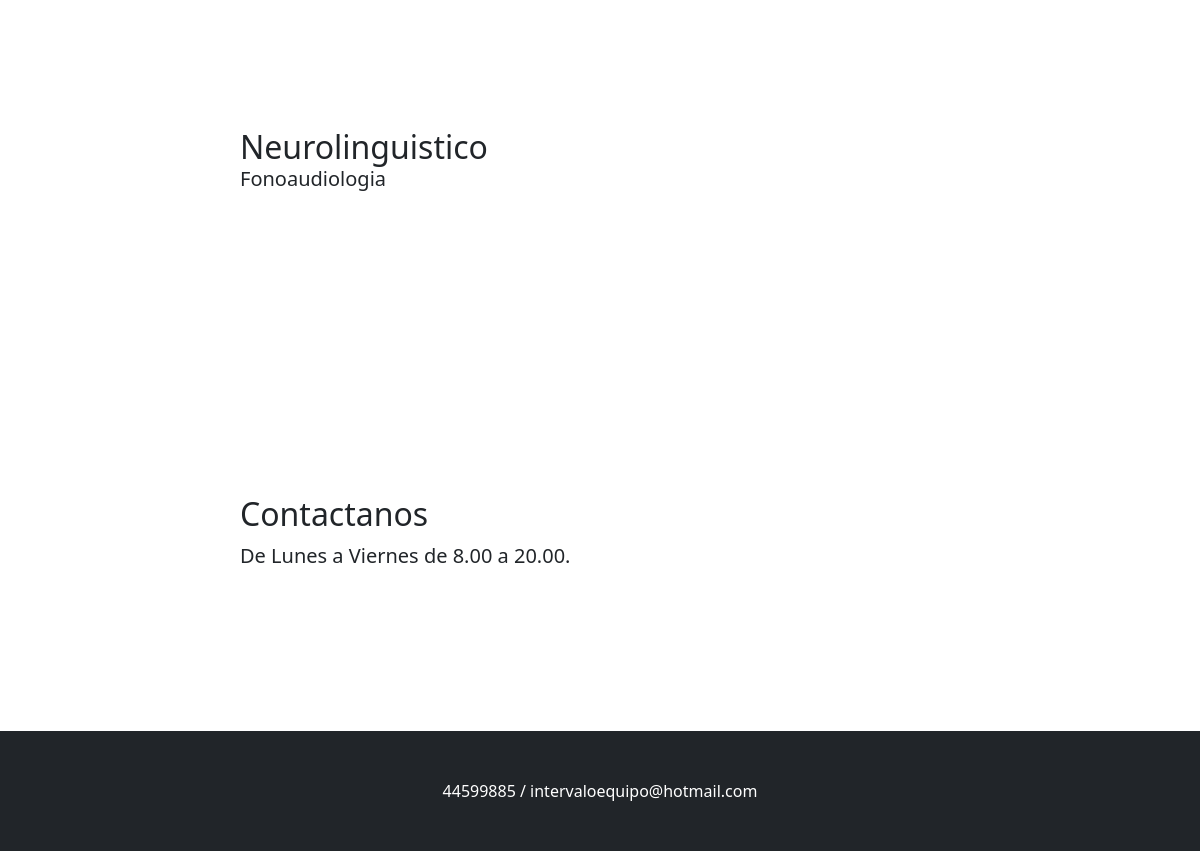
The app's page /equipointervalo/servicios/ (lower part), older data.
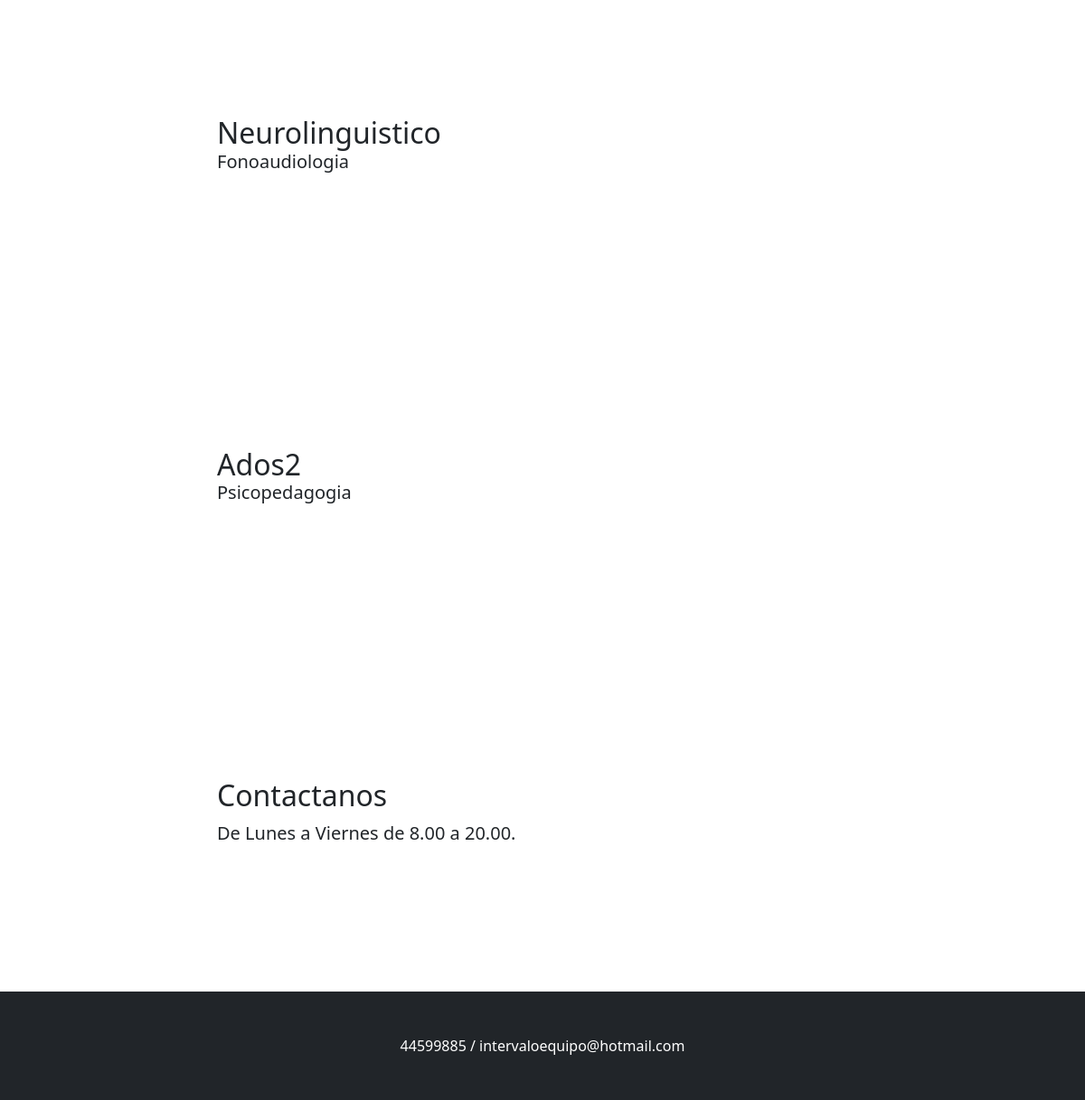
The same page, newer data.
### equipointervalo/models.py (models this page shows)
class Servicios (models.Model):
    nombre = models.CharField(max_length=50)
    areaejecutora = models.CharField(max_length=50)

### equipointervalo/views.py (the view)
# urls.py: path('servicios/', servicios, name="servicios"),
def servicios (request):
    listado_servicios = Servicios.objects.all()
    return render (request, "equipointervalo/servicios.html", {"servicios": listado_servicios})

### equipointervalo/templates/equipointervalo/servicios.html
{% extends 'equipointervalo/base.html' %}
{% block servicios %}
{% for servicio in servicios  %}
<section id="about">
    <div class="container px-4">
        <div class="row gx-4 justify-content-center">
            <div class="col-lg-8">
                <h2>{{servicio.nombre}}
                <p class="lead">{{servicio.areaejecutora}}</p>
            </div>
        </div>
    </div>
</section>
{% endfor %}
{% endblock servicios %}

Row changes from the older to the newer data that the page shows:
added Servicios: nombre "Ados2", areaejecutora "Psicopedagogia"
